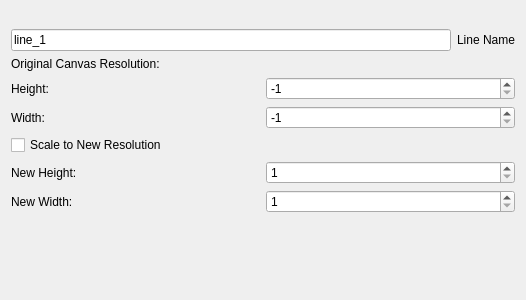
<?xml version="1.0" encoding="UTF-8"?>
<ui version="4.0">
 <class>Line_Loader_Widget</class>
 <widget class="QWidget" name="Line_Loader_Widget">
  <property name="geometry">
   <rect>
    <x>0</x>
    <y>0</y>
    <width>526</width>
    <height>300</height>
   </rect>
  </property>
  <property name="windowTitle">
   <string>Form</string>
  </property>
  <layout class="QVBoxLayout" name="verticalLayout_2">
   <item>
    <widget class="HDF5LineLoader_Widget" name="hdf5_line_loader" native="true"/>
   </item>
   <item>
    <widget class="CSVLineLoader_Widget" name="csv_line_loader" native="true"/>
   </item>
   <item>
    <widget class="LMDBLineLoader_Widget" name="lmdb_line_loader" native="true"/>
   </item>
   <item>
    <layout class="QVBoxLayout" name="verticalLayout">
     <item>
      <layout class="QHBoxLayout" name="horizontalLayout">
       <item>
        <widget class="QLineEdit" name="data_name_text">
         <property name="text">
          <string>line_1</string>
         </property>
        </widget>
       </item>
       <item>
        <widget class="QLabel" name="label">
         <property name="text">
          <string>Line Name</string>
         </property>
        </widget>
       </item>
      </layout>
     </item>
     <item>
      <layout class="QVBoxLayout" name="verticalLayout_3">
       <item>
        <widget class="QLabel" name="label_2">
         <property name="text">
          <string>Original Canvas Resolution:</string>
         </property>
        </widget>
       </item>
       <item>
        <layout class="QGridLayout" name="gridLayout">
         <item row="0" column="0">
          <widget class="QLabel" name="label_3">
           <property name="text">
            <string>Height:</string>
           </property>
          </widget>
         </item>
         <item row="1" column="0">
          <widget class="QLabel" name="label_4">
           <property name="text">
            <string>Width:</string>
           </property>
          </widget>
         </item>
         <item row="1" column="1">
          <widget class="QSpinBox" name="original_width_spin">
           <property name="minimum">
            <number>-1</number>
           </property>
           <property name="maximum">
            <number>10000</number>
           </property>
           <property name="value">
            <number>-1</number>
           </property>
          </widget>
         </item>
         <item row="0" column="1">
          <widget class="QSpinBox" name="original_height_spin">
           <property name="minimum">
            <number>-1</number>
           </property>
           <property name="maximum">
            <number>10000</number>
           </property>
           <property name="value">
            <number>-1</number>
           </property>
          </widget>
         </item>
        </layout>
       </item>
      </layout>
     </item>
    </layout>
   </item>
   <item>
    <layout class="QGridLayout" name="gridLayout_2">
     <item row="1" column="0">
      <widget class="QLabel" name="label_5">
       <property name="text">
        <string>New Height:</string>
       </property>
      </widget>
     </item>
     <item row="0" column="0">
      <widget class="QCheckBox" name="enable_image_scaling">
       <property name="text">
        <string>Scale to New Resolution</string>
       </property>
      </widget>
     </item>
     <item row="1" column="1">
      <widget class="QSpinBox" name="scaled_height_spin">
       <property name="minimum">
        <number>1</number>
       </property>
       <property name="maximum">
        <number>10000</number>
       </property>
      </widget>
     </item>
     <item row="2" column="1">
      <widget class="QSpinBox" name="scaled_width_spin">
       <property name="minimum">
        <number>1</number>
       </property>
       <property name="maximum">
        <number>10000</number>
       </property>
      </widget>
     </item>
     <item row="2" column="0">
      <widget class="QLabel" name="label_6">
       <property name="text">
        <string>New Width:</string>
       </property>
      </widget>
     </item>
    </layout>
   </item>
   <item>
    <layout class="QVBoxLayout" name="verticalLayout_4"/>
   </item>
   <item>
    <spacer name="verticalSpacer">
     <property name="orientation">
      <enum>Qt::Orientation::Vertical</enum>
     </property>
     <property name="sizeHint" stdset="0">
      <size>
       <width>20</width>
       <height>40</height>
      </size>
     </property>
    </spacer>
   </item>
  </layout>
 </widget>
 <customwidgets>
  <customwidget>
   <class>HDF5LineLoader_Widget</class>
   <extends>QWidget</extends>
   <header>Loading_Widgets/LineLoaderWidget/HDF5LineLoader_Widget/HDF5LineLoader_Widget.hpp</header>
   <container>1</container>
  </customwidget>
  <customwidget>
   <class>CSVLineLoader_Widget</class>
   <extends>QWidget</extends>
   <header>Loading_Widgets/LineLoaderWidget/CSVLineLoader_Widget/CSVLineLoader_Widget.hpp</header>
   <container>1</container>
  </customwidget>
  <customwidget>
   <class>LMDBLineLoader_Widget</class>
   <extends>QWidget</extends>
   <header>Loading_Widgets/LineLoaderWidget/LMDBLineLoader_Widget/LMDBLineLoader_Widget.hpp</header>
   <container>1</container>
  </customwidget>
 </customwidgets>
 <resources/>
 <connections/>
</ui>
